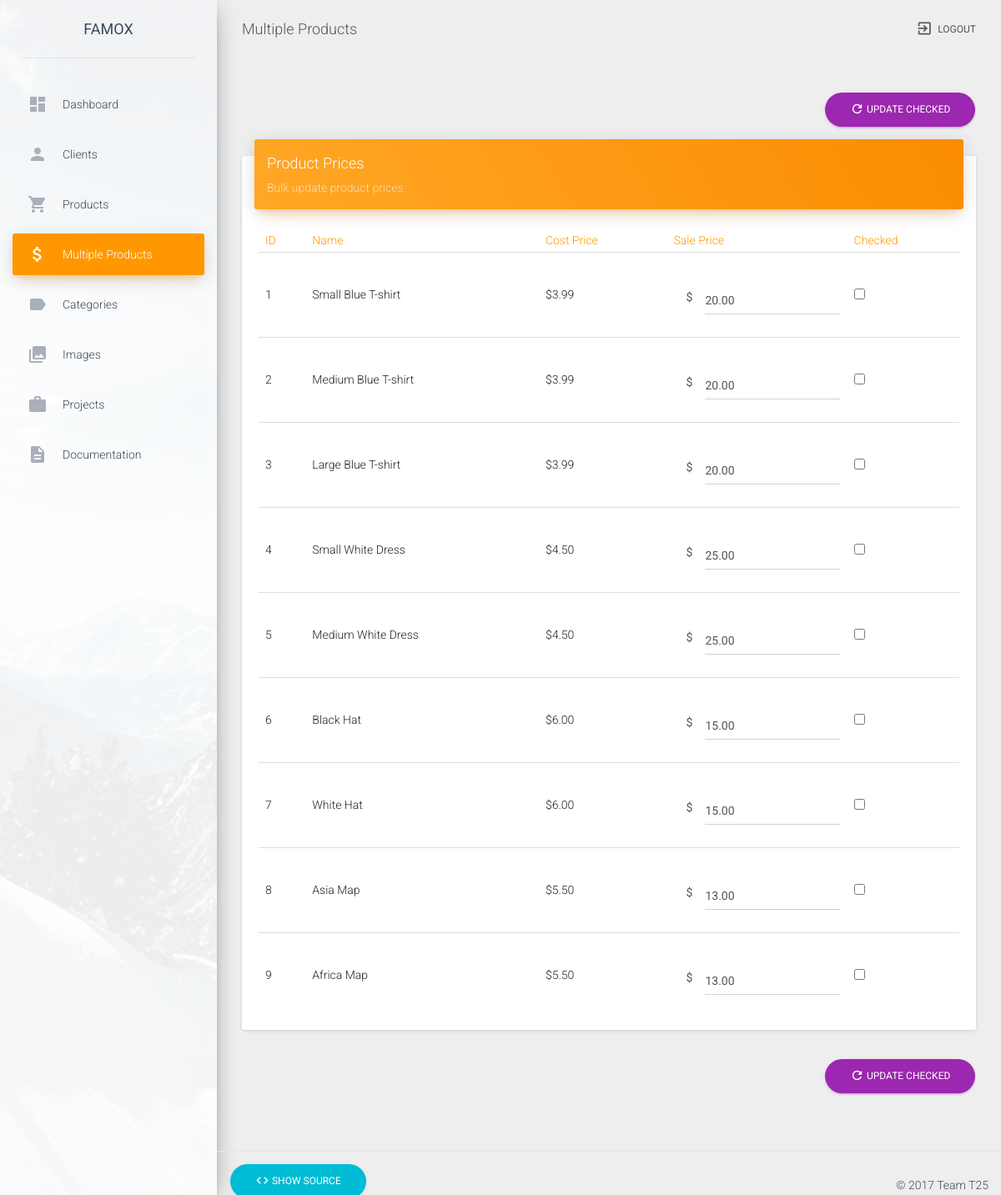
Screenshot of /Ass2/multiple_products/index.php (signed in) with the database file from the repository.
### tables this page shows
CREATE TABLE IF NOT EXISTS `product` (
  `id` INT NOT NULL AUTO_INCREMENT,
  `name` VARCHAR(30) NULL DEFAULT NULL,
  `cost_price` DECIMAL(8,2) NULL DEFAULT NULL,
  `sale_price` DECIMAL(8,2) NULL DEFAULT NULL,
  `country_of_origin` VARCHAR(40) NULL DEFAULT NULL,
  PRIMARY KEY (`id`));

### Ass2/multiple_products/index.php (called while the page is built, shortened)
<?php
  require_once("includes/functions.php");
  $query = "SELECT * FROM product";
  $result = $conn->query($query);
  $pageTitle = "Multiple Products";
  $pageSection = "multiple_products";
  include_once("../includes/header.php");
  include_once("includes/list_table.php");
  include_once("../includes/footer.php");
?>

### Ass2/multiple_products/includes/list_table.php (the view, shortened to what this page needs)
<div class="container-fluid">
  <div class="row">
    <div class="col-md-12">
    </div>
  </div>
  <div class="row">
    <div class="col-md-12">
      <form method="post" action="">
        <button class="btn btn-primary btn-round pull-right">
          <i class="material-icons">refresh</i> Update Checked
          <div class="ripple-container"></div>
        </button>
        <div class="card">
          <div class="card-header" data-background-color="orange">
            <h4 class="title">Product Prices</h4>
            <p class="category">Bulk update product prices.</p>
          </div>
          <div class="card-content table-responsive">
            <table class="table">
              <thead class="text-warning">
                <th>ID</th>
                <th>Name</th>
                <th>Cost Price</th>
                <th>Sale Price</th>
                <th>Checked</th>
              </thead>
              <tbody>
              <?php while ($row = $result->fetch_array()) { ?>
                <tr>
                  <td><?php echo $row["id"]; ?></td>
                  <td><?php echo $row["name"]; ?></td>
                  <td>$<?php echo $row["cost_price"]; ?></td>
                  <td>
                    <div class="input-group">
                      <span class="input-group-addon">$</span>
                      <div class="form-group">
                        <input type="text"
                          name="<?php echo $row["id"]; ?>"
                          value="<?php echo $row["sale_price"]; ?>"
                          class="form-control"
                          size="6"
                        >
                      </div>
                    </div>
                  </td>
                  <td>
                    <input type="checkbox" name="check[]" value="<?php echo $row["id"]; ?>">
                  </td>
                </tr>
              <?php } ?>
              </tbody>
            </table>
          </div>
        </div>
        <button class="btn btn-primary btn-round pull-right">
          <i class="material-icons">refresh</i> Update Checked
          <div class="ripple-container"></div>
        </button>
      </form>
    </div>
  </div>
</div>

### Ass2/includes/header.php (shortened to what this page needs)
<!doctype html>
<html lang="en">
<head>
    <link href="../assets/css/bootstrap.min.css" rel="stylesheet" />
    <link href="../assets/css/material-dashboard.css" rel="stylesheet"/>
    <link href="../assets/css/famox.css" rel="stylesheet" />
    <link href="http://maxcdn.bootstrapcdn.com/font-awesome/latest/css/font-awesome.min.css" rel="stylesheet">
</head>
<body>
	<div class="wrapper">
    <div class="sidebar" data-color="orange" data-image="../assets/img/sidebar-1.jpg">
			<div class="logo">
				<a href="#" class="simple-text">Famox</a>
			</div>
  		<div class="sidebar-wrapper">
				<ul class="nav">
          <li <?php echo (($pageSection == "dashboard") ? "class=\"active\"" : "") ?>>
            <a href="../dashboard/">
              <i class="material-icons">dashboard</i>
              <p>Dashboard</p>
            </a>
          </li>
          <li <?php echo (($pageSection == "clients") ? "class=\"active\"" : "") ?>>
            <a href="../clients/">
              <i class="material-icons">person</i>
              <p>Clients</p>
            </a>
          </li>
          <li <?php echo (($pageSection == "products") ? "class=\"active\"" : "") ?>>
            <a href="../products/">
              <i class="material-icons">shopping_cart</i>
              <p>Products</p>
            </a>
          </li>
					<li <?php echo (($pageSection == "multiple_products") ? "class=\"active\"" : "") ?>>
            <a href="../multiple_products/">
              <i class="material-icons">attach_money</i>
              <p>Multiple Products</p>
            </a>
          </li>
          <li <?php echo (($pageSection == "categories") ? "class=\"active\"" : "") ?>>
            <a href="../categories/">
              <i class="material-icons">label</i>
              <p>Categories</p>
            </a>
          </li>
					<li <?php echo (($pageSection == "images") ? "class=\"active\"" : "") ?>>
            <a href="../images/">
              <i class="material-icons">photo_library</i>
              <p>Images</p>
            </a>
          </li>
					<li <?php echo (($pageSection == "projects") ? "class=\"active\"" : "") ?>>
            <a href="../projects/">
              <i class="material-icons">work</i>
              <p>Projects</p>
            </a>
          </li>
					<li <?php echo (($pageSection == "docs") ? "class=\"active\"" : "") ?>>
            <a href="../documentation/">
              <i class="material-icons">description</i>
              <p>Documentation</p>
            </a>
          </li>
        </ul>
  		</div>
		</div>
    <div class="main-panel">
			<nav class="navbar navbar-transparent navbar-absolute">
				<div class="container-fluid">
					<div class="navbar-header">
						<a class="navbar-brand" href="#"><?php echo $pageTitle ?></a>
					</div>
					<div class="collapse navbar-collapse">
            <ul class="nav navbar-nav navbar-right">
							<li>
								<a href="../?action=logout">
 							  	<i class="material-icons">exit_to_app</i> Logout
		 						</a>
							</li>
						</ul>
          </div>
				</div>
			</nav>
      <div class="content">

### Ass2/includes/footer.php (shortened to what this page needs)
</div>
<footer class="footer">
  <div class="container-fluid">
    <p class="pull-left">
      <a
        class="btn btn-info btn-round"
        href="../show_source.php?filename=<?php echo str_replace("/24201596", "", str_replace("/Ass2/", "", $_SERVER["SCRIPT_NAME"])); ?>"
        target="_blank"
      >
        <i class="material-icons">code</i> Show Source
      </a>
    </p>
    <p class="copyright pull-right">
      &copy; <script>document.write(new Date().getFullYear())</script> Team T25
    </p>
  </div>
</footer>
</div>
</div>
</body>
</html>

### rows the page displays
product: id "1", name "Small Blue T-shirt", cost_price "3.99", sale_price "20.00"
product: id "2", name "Medium Blue T-shirt", cost_price "3.99", sale_price "20.00"
product: id "3", name "Large Blue T-shirt", cost_price "3.99", sale_price "20.00"
product: id "4", name "Small White Dress", cost_price "4.50", sale_price "25.00"
product: id "5", name "Medium White Dress", cost_price "4.50", sale_price "25.00"
product: id "6", name "Black Hat", cost_price "6.00", sale_price "15.00"
product: id "7", name "White Hat", cost_price "6.00", sale_price "15.00"
product: id "8", name "Asia Map", cost_price "5.50", sale_price "13.00"
product: id "9", name "Africa Map", cost_price "5.50", sale_price "13.00"

### other values shown
$pageTitle "Multiple Products"
